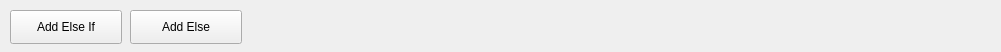
<?xml version="1.0" encoding="UTF-8"?>
<ui version="4.0">
 <class>Form</class>
 <widget class="QWidget" name="Form">
  <property name="geometry">
   <rect>
    <x>0</x>
    <y>0</y>
    <width>1001</width>
    <height>52</height>
   </rect>
  </property>
  <property name="windowTitle">
   <string>Form</string>
  </property>
  <widget class="QPushButton" name="addElse">
   <property name="geometry">
    <rect>
     <x>130</x>
     <y>10</y>
     <width>112</width>
     <height>34</height>
    </rect>
   </property>
   <property name="text">
    <string>Add Else</string>
   </property>
  </widget>
  <widget class="QPushButton" name="addElseIf">
   <property name="geometry">
    <rect>
     <x>10</x>
     <y>10</y>
     <width>112</width>
     <height>34</height>
    </rect>
   </property>
   <property name="text">
    <string>Add Else If</string>
   </property>
  </widget>
 </widget>
 <resources/>
 <connections/>
</ui>
